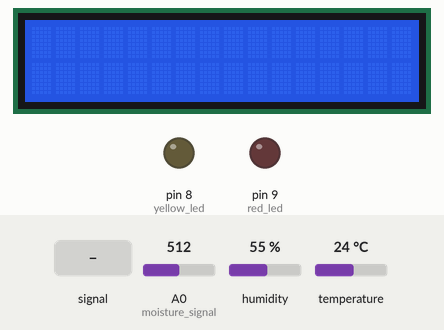
This sketch was run on a simulated Arduino Uno, built with avr-gcc and run on an emulated ATmega328P. Shown: 16×2 character LCD, output pins drawn as LEDs (lit = HIGH). The test bench sets the inputs (shaded band); at power-on: humidity 55 %, temperature 24 °C, A0 (moisture_signal) = 512. What the sketch prints to the serial monitor is not drawn.

Above: at 1.2 s.
1.3 s: A0 (moisture_signal) fed a 200 Hz sine of ±460 counts around its level
At 4.1 s:
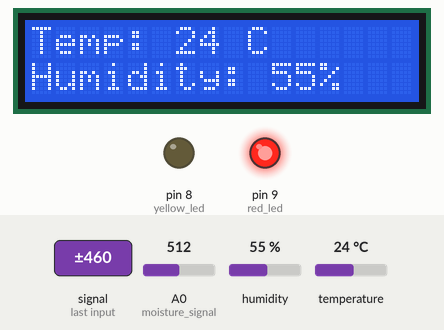
4.4 s: humidity set to 22 %
At 5.8 s:
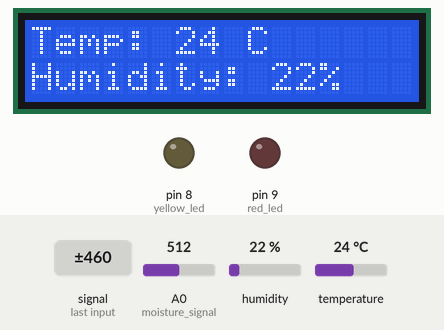
6.8 s: temperature set to 12 °C
At 9.7 s:
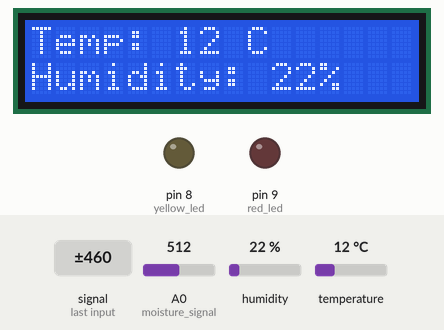
9.9 s: humidity set to 40 %
At 12.9 s:
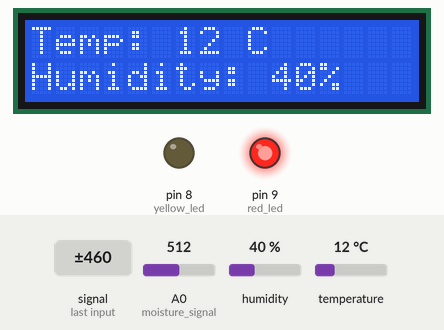
13.0 s: temperature set to 19 °C
At 15.2 s:
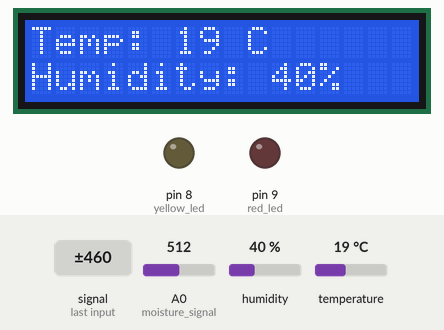
Timing chart, 0 to 16.7 s (numbered marks = the images above; inputs shaded):
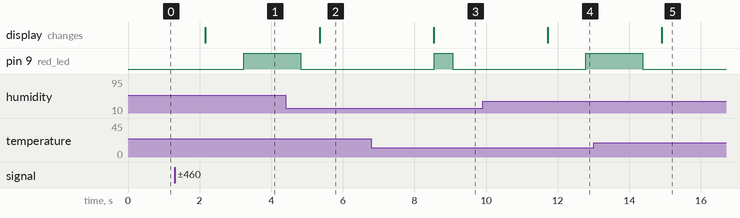

The sketch:

plant_monitor.ino
```cpp
#include <DHT11.h>
#include <LiquidCrystal.h>

// Consts
const int WET_THRESHOLD = 400;
const int DRY_THRESHOLD = 900;
const int UPDATE_LCD_TIME = 1500;
const int SOIL_SENSOR_TIME = 2000;

// global interval timer
int interval = 0;

// LCD
const int rs = 12, en = 11, d4 = 5, d5 = 4, d6 = 3, d7 = 2;
LiquidCrystal lcd(rs, en, d4, d5, d6, d7);

// Set up pins
int moisture_signal = A0; // Analog input
int red_led = 9;
int yellow_led = 8;

// Create instance of DHT11 class and connect it to pin 2
DHT11 dht11(7);

// Temp and Humidity vars
int temperature = 0;
int humidity = 0;

void setup() {
  Serial.begin(9600);
  pinMode(red_led, OUTPUT);
  pinMode(yellow_led, OUTPUT);
  lcd.begin(16, 2);

}

void loop() {
  // Keep track of how long the program has been going on for
  int current_time = millis();

  // Get analog reading from Soil Moisture Sensor
  int moisture = analogRead(moisture_signal);

  // Print moisture level from sensor
  Serial.print("Soil moisture level: ");
  Serial.println(moisture);

  // Turn off each LED for each loop start
  digitalWrite(red_led, LOW);
  digitalWrite(yellow_led, LOW);

  // Turn on LEDS based on soil moisture level
  if (moisture > DRY_THRESHOLD) {
    digitalWrite(red_led, HIGH);
  } else if (moisture < WET_THRESHOLD) {
    digitalWrite(red_led, LOW);
    digitalWrite(yellow_led, LOW);
  } else {
    digitalWrite(yellow_led, LOW);        // Anywhere in between 400 and 900 is moderate soil moisture
  }

  // Reading the temperature huumidity in serial and LCD
  int result = dht11.readTemperatureHumidity(temperature, humidity);
  if (current_time - interval > UPDATE_LCD_TIME) {
    interval = current_time;
    if (result == 0) {
    Serial.print("Surrounding Temperature: " );
    Serial.print(temperature);
    Serial.println("°C");
    Serial.print("Surrounding Humidity: ");
    Serial.print(humidity);
    Serial.println("%");
    Serial.println("");

    // Print to LCD
    lcd.clear();
    lcd.setCursor(0, 0);
    lcd.print("Temp: " + String(temperature) + " C");
    lcd.setCursor(0,1);
    lcd.print("Humidity: " + String(humidity) + "%");
  } else {
    Serial.println(DHT11::getErrorString(result));
  }
  }


}
```

Measured:
- after the input at 1.3 s, pin 9 (red_led): LOW → HIGH after 1.9 s
- after the input at 4.4 s, the display: changes after 0.95 s (image 2)
- after the input at 6.8 s, the display: changes after 1.7 s (image 3)
- after the input at 9.9 s, the display: changes after 1.8 s (image 4)
- after the input at 13.0 s, the display: changes after 1.9 s (image 5)
